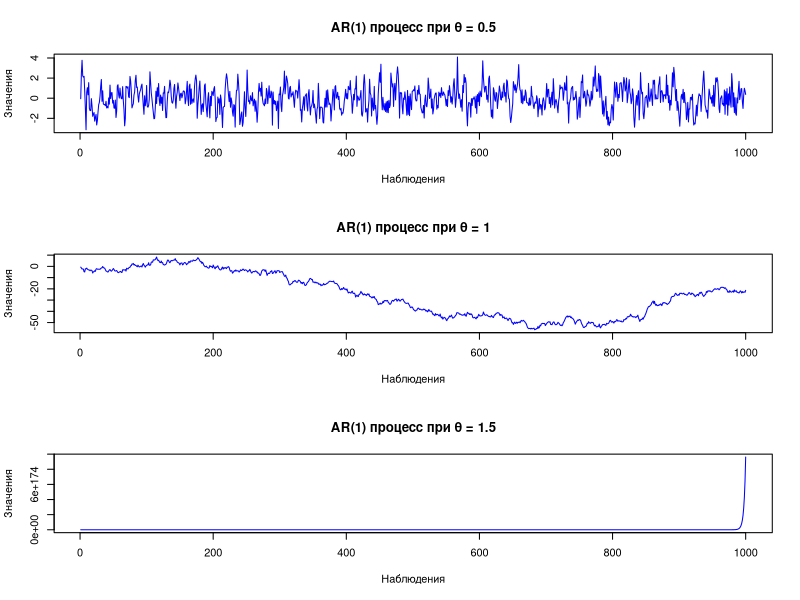
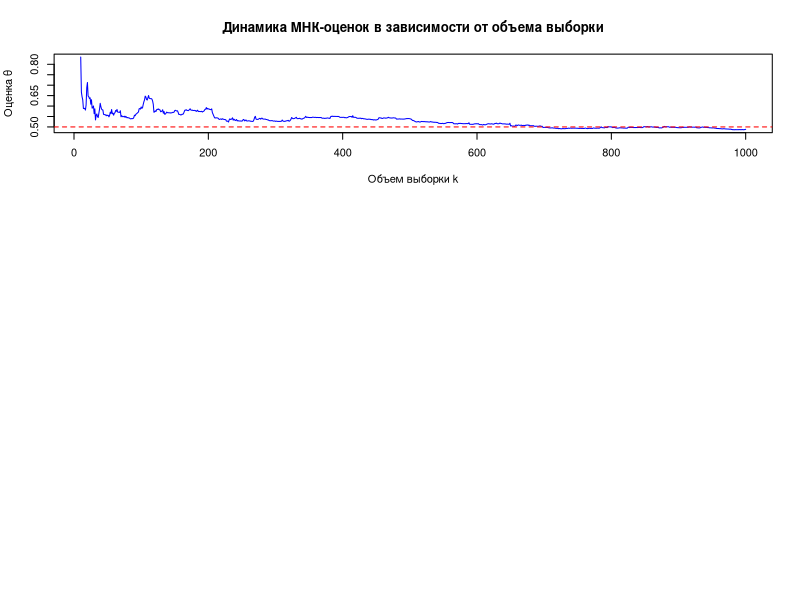

Write the R code that produced these figures, in order.
# Задание 1: Генерация AR(1) процесса и построение графиков

# Функция для генерации AR(1) процесса
ar <- function(n, theta) {
  # Инициализация вектора для хранения значений
  x <- numeric(n)
  
  # Генерация случайной ошибки (шум)
  epsilon <- rnorm(n, mean = 0, sd = 1)
  
  # Начальное значение (случайное)
  x[1] <- rnorm(1, mean = 0, sd = 1)  # Случайное начальное значение
  
  # Генерация AR(1) процесса
  for (k in 2:n) {
    x[k] <- theta * x[k - 1] + epsilon[k]
  }
  
  return(x)
}

# Параметры
n <- 1000  # Объем выборки для задания

# Значения параметра theta для различных случаев
theta_values <- c(0.5, 1, 1.5)  # |theta| < 1, |theta| = 1, |theta| > 1

# Построение графиков
par(mfrow=c(3, 1))  # Разделение окна на 3 строки и 1 столбец

for (theta in theta_values) {
  x <- ar(n, theta)
  
  plot(x, type='l', main=paste("AR(1) процесс при θ =", theta), 
       ylab="Значения", xlab="Наблюдения", col="blue")
}

# Задание 2: Оценка параметра θ методом наименьших квадратов с ограничением

# Функция для оценки параметра θ методом наименьших квадратов с ограничением
estimate_theta_mnk <- function(x) {
  n <- length(x)
  
  # Числитель и знаменатель для оценки θ
  numerator <- sum(x[2:n] * x[1:(n-1)])
  denominator <- sum(x[1:(n-1)]^2)
  
  # Оценка θ
  estimated_theta <- numerator / denominator
  
  # Применяем ограничение |θ| ≤ 1
  estimated_theta <- ifelse(abs(estimated_theta) > 1, sign(estimated_theta), estimated_theta)
  
  return(estimated_theta)
}

# Оценка параметра θ для каждого процесса и вывод результата
cat("\nОценка параметра θ:\n")
for (theta in theta_values) {
  x <- ar(n, theta)
  
  # Оценка параметра θ методом МНК
  estimated_theta_mnk <- estimate_theta_mnk(x)
  
  # Вывод результата оценки θ только если начальное значение θ ≤ 1
  if (abs(theta) <= 1) {
    cat("Оцененное значение θ для начального θ (МНК) =", theta, ":", estimated_theta_mnk, "\n")
  }
}

# Задание 3: Оценка параметра θ методом максимального правдоподобия

# Функция для оценки параметра θ методом максимального правдоподобия с учетом гауссовского шума
estimate_theta_mle <- function(x) {
  n <- length(x)
  
  # Оптимизация функции правдоподобия
  sum_squares <- function(theta) {
    sum((x[2:n] - theta * x[1:(n-1)])^2)
  }
  
  # Находим значение θ, минимизирующее сумму квадратов ошибок (эквивалентно максимизации функции правдоподобия)
  result <- optimize(sum_squares, interval = c(-1, 1))
  
  return(result$minimum)
}

# Оценка параметра θ методом максимального правдоподобия
cat("\nОценка параметра θ методом максимального правдоподобия:\n")
true_theta <- c(0.5) # Установите значение true_theta для генерации данных
x_final <- ar(n, true_theta) # Используем одно значение true_theta для генерации данных
estimated_theta_mle <- estimate_theta_mle(x_final)

cat("Оцененное значение θ методом максимального правдоподобия:", estimated_theta_mle, "\n")

# Сравнение оценок МНК и МП
estimated_theta_mnk_final <- estimate_theta_mnk(x_final)

cat("Оцененное значение θ методом МНК:", estimated_theta_mnk_final, "\n")

if (abs(estimated_theta_mnk_final - estimated_theta_mle) < .Machine$double.eps) {
  cat("Оценки совпадают.\n")
} else {
  cat("Оценки не совпадают.\n")
}

# Задание 4: Рассчитать МНК-оценки для объема выборки k = 10, ..., n и построить график

# (a) Замоделировать процесс AR(1) объема выборки n = 1000.
x_large <- ar(n, true_theta)

# Вектор для хранения оценок МНК
mnk_estimates <- numeric(n - 9)

# (b) Расчет МНК-оценок от k = 10 до n.
for (k in 10:n) {
  mnk_estimates[k - 9] <- estimate_theta_mnk(x_large[1:k])
}

# (c) Расчет МНК-оценок по всем k от k = 10 до k = n.
cat("\nРасчет МНК-оценок по всем k от k = 10 до k = n:\n")
for (k in seq(10, n)) {
  cat("k =", k, "-> МНК-оценка:", mnk_estimates[k - 9], "\n")
}

# (d) Построение графика динамики оценок МНК в зависимости от объема выборки.
plot(10:n, mnk_estimates, type='l', col='blue', 
     main='Динамика МНК-оценок в зависимости от объема выборки',
     xlab='Объем выборки k', ylab='Оценка θ')
abline(h=true_theta, col='red', lty=2) # Линия истинного значения θ для сравнения

cat("\nМНК-оценки рассчитаны и график построен.\n")

